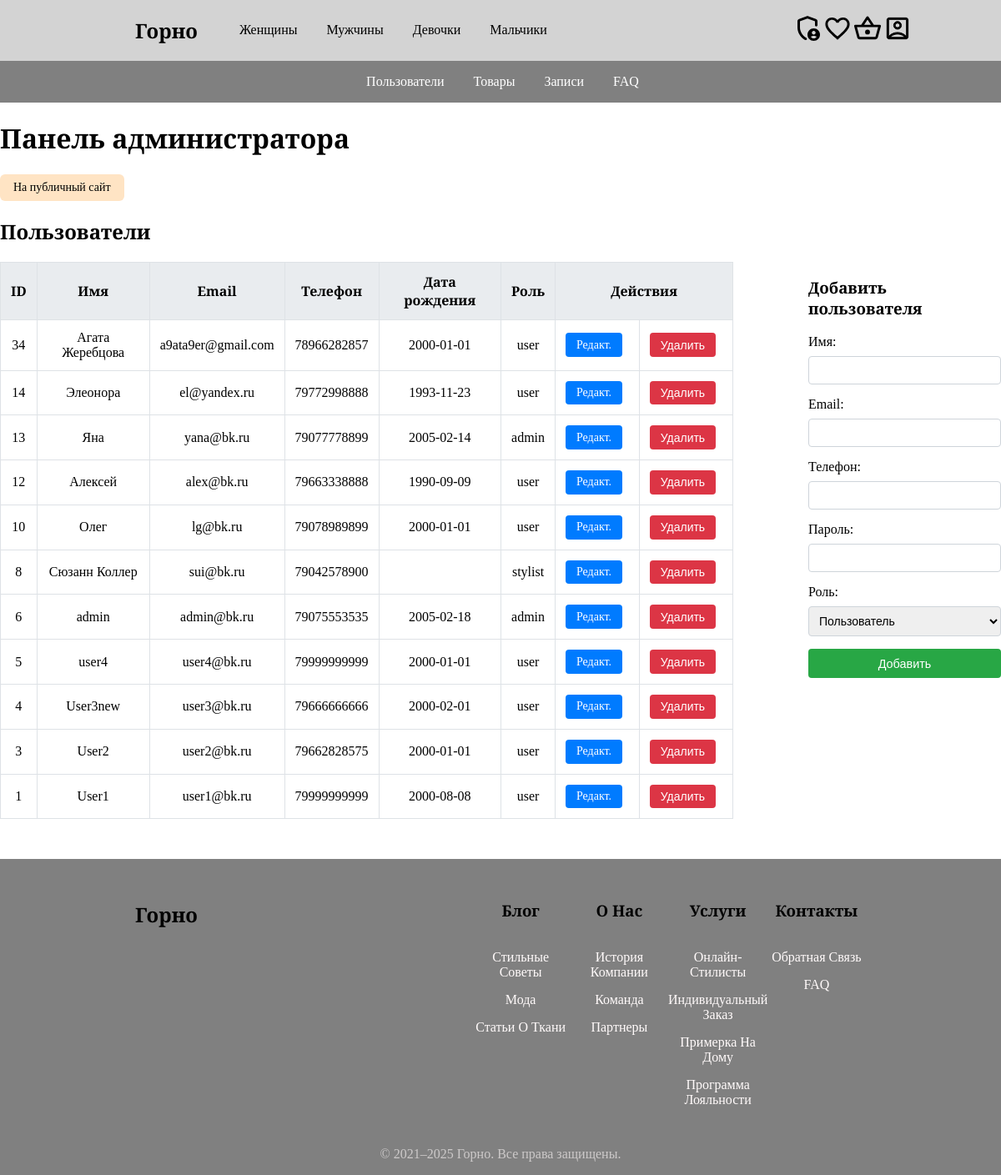
Screenshot of /admin/index.php?section=users (signed in) with the database file from the repository.
### tables this page shows
CREATE TABLE `users` (
  `id` int NOT NULL AUTO_INCREMENT,
  `name` varchar(100) NOT NULL,
  `email` varchar(100) NOT NULL,
  `phone` varchar(15) DEFAULT NULL,
  `password` varchar(255) NOT NULL,
  `birthdate` date DEFAULT NULL,
  `role` enum('user','admin','stylist') DEFAULT 'user',
  `created_at` timestamp NULL DEFAULT CURRENT_TIMESTAMP,
  `is_verified` tinyint(1) DEFAULT '0',
  `verification_token` varchar(255) DEFAULT NULL,
  PRIMARY KEY (`id`),
  UNIQUE KEY `email` (`email`)
);

### admin/users.php (the view, shortened to what this page needs)
<?php
require_once __DIR__ . '/../config/db.php';
$edit = null;
$result = $conn->query("SELECT id, name, email, phone, birthdate, role FROM users ORDER BY id DESC");
?>
<h2>Пользователи</h2>
<section>
    <div>
        <table>
            <thead>
                <tr>
                    <th>ID</th>
                    <th>Имя</th>
                    <th>Email</th>
                    <th>Телефон</th>
                    <th>Дата рождения</th>
                    <th>Роль</th>
                    <th colspan="2">Действия</th>
                </tr>
            </thead>
            <tbody>
                <?php while($u=$result->fetch_assoc()): ?>
                    <tr>
                        <td><?=htmlspecialchars($u['id']) ?></td>
                        <td><?=htmlspecialchars($u['name'])?></td>
                        <td><?=htmlspecialchars($u['email'])?></td>
                        <td><?=htmlspecialchars($u['phone']   ?? '')?></td>
                        <td><?=htmlspecialchars($u['birthdate']??'')?></td>
                        <td><?=htmlspecialchars($u['role'])?></td>
                        <td><a href="?section=users&edit_id=<?= htmlspecialchars($u['id']) ?>">Редакт.</a></td>
                        <td>
                            <form action="/delete/user.php" method="POST" style="display:inline">
                                <button type="submit" onclick="return confirm('Удалить #<?= htmlspecialchars($u['id']) ?>?')">
                                Удалить</button>
                            </form>
                        </td>
                    </tr>
                <?php endwhile; ?>
            </tbody>
        </table>
    </div>
    <div class="form">
        <?php if ($edit): ?>
            <?php require __DIR__ . '/../admin/edit/user.php'; ?>
        <?php else: ?>
            <?php require __DIR__ . '/../admin/add/user.php'; ?>
        <?php endif; ?>
    </div>
</section>

### assets/css/styles.css (style rules this page uses)
body { margin: auto; padding: 0; font-family: 'Merriweather', serif; display: flex; flex-direction: column; min-height: 100vh; }
h1, h2, h3, h4, h5, h6, p { white-space: normal; overflow-wrap: break-word; word-wrap: break-word; }

### assets/css/admin.css (style rules this page uses)
.admin-panel section { display: flex; flex-direction: row; justify-content: center; gap: 90px; margin-bottom: 2rem; }
.admin-panel table { width: 100%; border-collapse: collapse; margin-bottom: 1rem; }
.admin-panel table thead { background-color: #e9ecef; }
.admin-panel table th, .admin-panel table td { padding: 0.75rem; border: 1px solid #dee2e6; text-align: center; }
.admin-panel table th { font-weight: 600; }
.admin-panel table td a, .admin-panel table td button { margin-right: 0.5rem; display: inline-block; padding: 0.4rem 0.8rem; font-size: 0.875rem; text-decoration: none; border: none; border-radius: 0.25rem; cursor: pointer; }
.admin-panel table td a { background-color: #007bff; color: #fff; }
.admin-panel table td button { background-color: #dc3545; color: #fff; }

### rows the page displays
users: id "34", name "Агата Жеребцова", email "a9ata9er@gmail.com", phone "78966282857", birthdate "2000-01-01", role "user"
users: id "14", name "Элеонора", email "el@yandex.ru", phone "79772998888", birthdate "1993-11-23", role "user"
users: id "13", name "Яна", email "yana@bk.ru", phone "79077778899", birthdate "2005-02-14", role "admin"
users: id "12", name "Алексей", email "alex@bk.ru", phone "79663338888", birthdate "1990-09-09", role "user"
users: id "10", name "Олег", email "lg@bk.ru", phone "79078989899", birthdate "2000-01-01", role "user"
users: id "8", name "Сюзанн Коллер", email "sui@bk.ru", phone "79042578900", role "stylist"
users: id "6", name "admin", email "admin@bk.ru", phone "79075553535", birthdate "2005-02-18", role "admin"
users: id "5", name "user4", email "user4@bk.ru", phone "79999999999", birthdate "2000-01-01", role "user"
users: id "4", name "User3new", email "user3@bk.ru", phone "79666666666", birthdate "2000-02-01", role "user"
users: id "3", name "User2", email "user2@bk.ru", phone "79662828575", birthdate "2000-01-01", role "user"
users: id "1", name "User1", email "user1@bk.ru", phone "79999999999", birthdate "2000-08-08", role "user"

### other values shown
$label "Женщины"
$label "Мужчины"
$label "Девочки"
$label "Мальчики"
